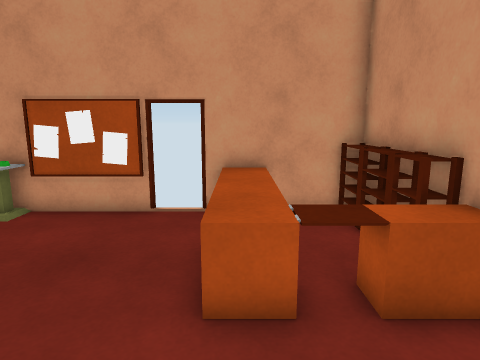
View 1 (above)

13 first-person views from a walk through a Unity game level. The camera is 1.4 m above the floor, tilts 10° down and sees 75° across. The floor is counted in squares, 0.5 m on a side. Each view is taken from the middle of a square. On the plan, view 1 faces up. The plan holds only what a view shows up to about 20 squares ahead; the rest is blank. Some animated figures are not drawn. Door leaves are left out, so doorways stand open. Surface patterns are stand-ins for the level's own textures.

View 2
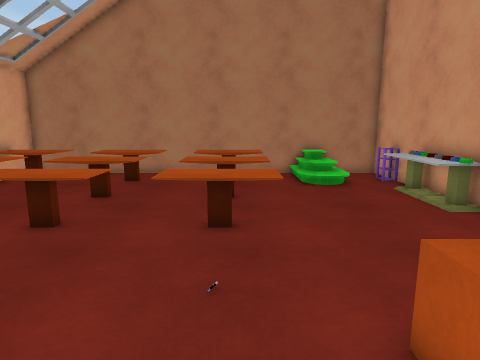

View 3
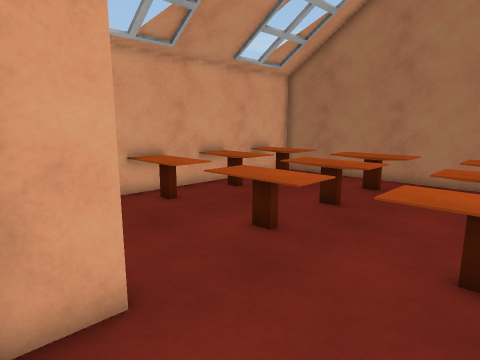

View 4
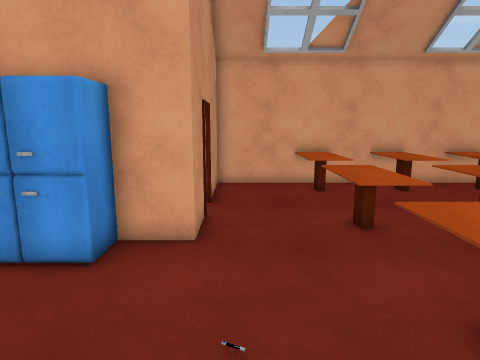

View 5
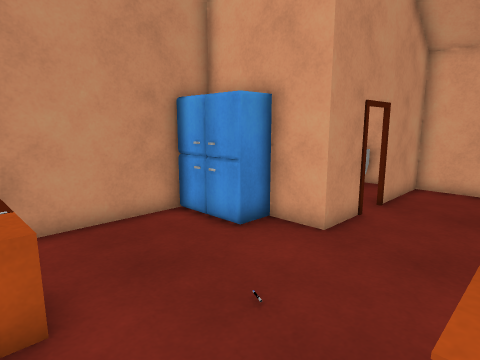

View 6
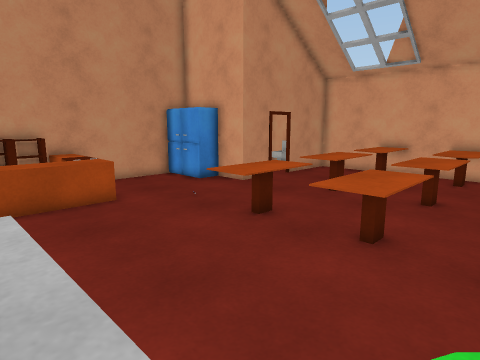

View 7
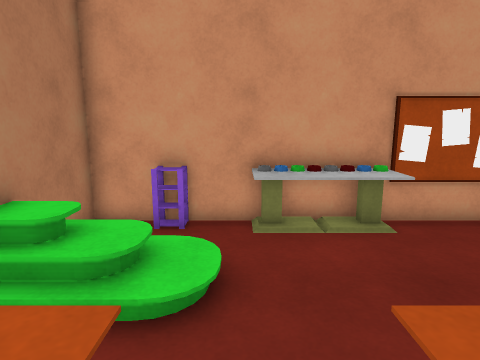

View 8
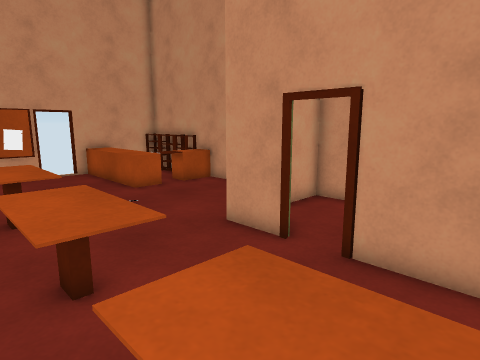

View 9
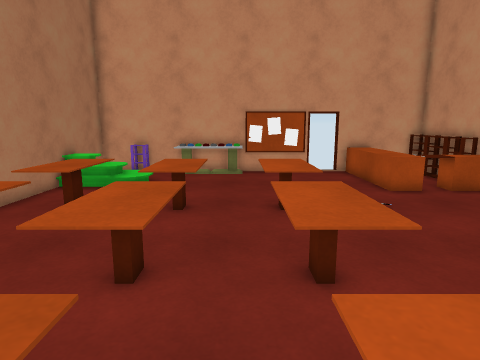

View 10
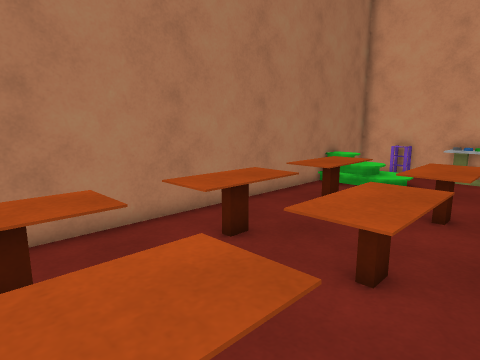

View 11
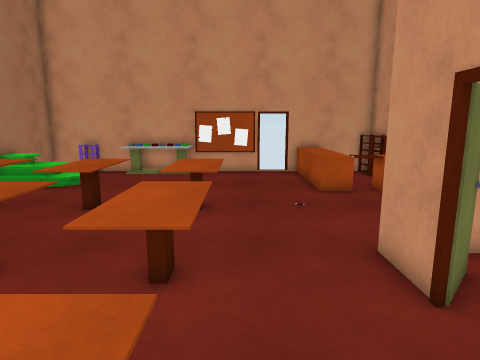

View 12
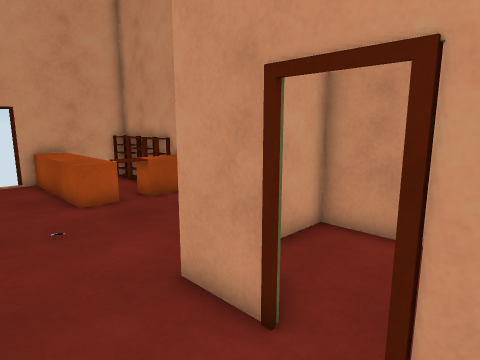

View 13
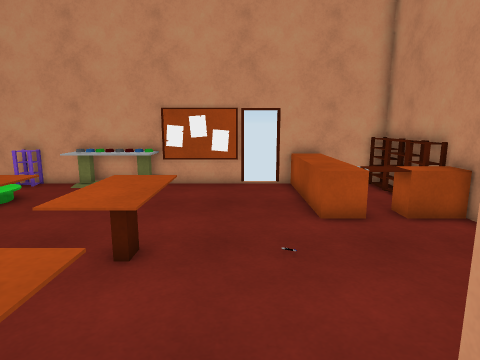

### Floor plan
Key: @ floor where view 1 was taken; # wall or solid block; x gap in a wall; . floor; / step, stairs or slope; D open door; = window, fence, low wall or low ledge; ^ raised ledge; T table; S shelf; H thing the floor can be seen under or through; F fridge.
Columns run from 15 left of view 1 to 4 right of it. Each row starts with its distance up from view 1.
 10 ############xD#^####
  9 #.=.TTTTT......^^.SS
  8 #...TTTTT......^^.S#
  7 #///...........^^.SS
  6 #///...........^^.SS
  5 #///...........^^^^^
  4 #..............^^^^#
  3 #.^^.^^..^^........#
  2 #.^^.^^^.^^........#
  1 #.^^.^^^.^^........#
  0 #.^^.^^..^^....@...#
 -1 #...............FFF#
 -2 #.^^.=^..^^...HHFFF#
 -3 #.^^.^^^.^^...HH.  #
 -4 #.^^.^^..^^...HH.
 -5 #.^^.^^=.^^...H
 -6 #.............H
 -7 ###^.^^..^^...#
 -8   #^.^^^.x^...#
 -9   ##.^^^.x^...#
-10   ###^^##^^####

Where each view was taken, in squares from view 1:
view 1: 0 up, 0 right, facing up
view 2: 2 up, 3 right, facing left
view 3: 2 up, 1 right, facing down-left
view 4: 5 up, 2 left, facing down
view 5: 5 up, 5 left, facing down-right
view 6: 9 up, 12 left, facing down-right
view 7: 1 up, 11 left, facing up
view 8: 9 down, 7 left, facing up-right
view 9: 9 down, 7 left, facing up
view 10: 9 down, 7 left, facing up-left
view 11: 9 down, 4 left, facing up
view 12: 7 down, 4 left, facing up-right
view 13: 5 down, 3 left, facing up
